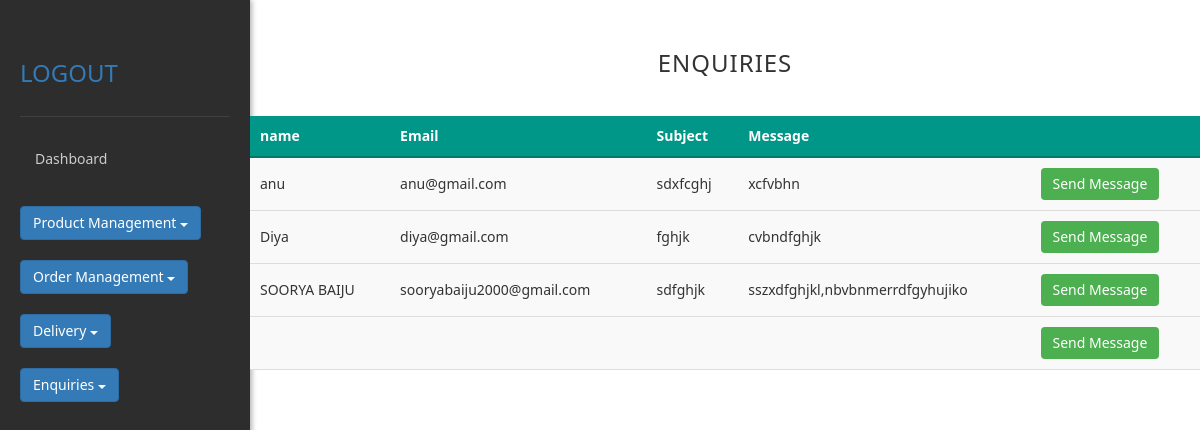
/viewcontact/, run on the app's committed database.
### app3/models.py (models this page shows)
class contacttable(models.Model):
    name=models.CharField(max_length=250,null=True)
    email=models.CharField(max_length=250,null=True)
    subject=models.CharField(max_length=250,null=True)
    message=models.CharField(max_length=500,null=True)

### app3/views.py (the view)
# urls.py: path("viewcontact/",views.viewcontact),
def viewcontact(request):
    vc=contacttable.objects.all()
    return render(request,'viewcontact.html',{"vc":vc})

### templates/viewcontact.html (shortened to what this page needs)
<!DOCTYPE html>
{%load static%}
<html lang="en">
<head>
  <link rel="stylesheet" href="{% static 'css/vieworders.css' %}">
  <link rel="stylesheet" href="https://maxcdn.bootstrapcdn.com/bootstrap/3.4.1/css/bootstrap.min.css">
</head>
<body>
    <div class="dashboard">
        <div class="sidebar">
            <div class="sidebar-header">
                <h2>
                    <div class="navigation">
                        <a class="button" href="/login1/">
                        <div class="logout">LOGOUT</div>
                        </a>
                    </div>
                </h2>
            </div>
            <a href="/dashboard/"> <div class="menu-item">Dashboard</div></a><br>
            <div class="dropdown">
                <button class="btn btn-primary dropdown-toggle" type="button" data-toggle="dropdown">Product Management
                <span class="caret"></span></button>
            </div><br>
            <div class="dropdown">
                <button class="btn btn-primary dropdown-toggle" type="button" data-toggle="dropdown">Order Management
                <span class="caret"></span></button>
            </div><br>
             <div class="dropdown">
                <button class="btn btn-primary dropdown-toggle" type="button" data-toggle="dropdown">Delivery
                <span class="caret"></span></button>
            </div>
            <br>
            <div class="dropdown">
                <button class="btn btn-primary dropdown-toggle" type="button" data-toggle="dropdown">Enquiries
                <span class="caret"></span></button>
            </div>
        </div>
        <div class="dashboard1">
          <h3>Enquiries</h3>
          <div class="table">
            <table class="blib-theme-table-wave">
                <thead>
                    <tr>
                        <th>name</th>
                        <th>Email</th>
                        <th>Subject</th>
                        <th>Message</th>
                        <th></th>
                    </tr>
                </thead>
                {%for i in vc%}
                    <tbody>
                        <tr>
                            <td>{{ i.name }}</td>
                            <td>{{ i.email }}</td>
                            <td>{{ i.subject }}</td>
                            <td>{{ i.message }}</td>
                            <td>
                                <a href="mailto:{{ i.email }}?subject=Reply to your query: {{ i.subject }}&body=Hi {{ i.name }},%0D%0A%0D%0A" class="send-btn">Send Message</a>
                            </td>
                        </tr>
                    </tbody>
                {%endfor%}
            </table>
          </div>
        </div>
    </div>
</body>
</html>

### static/css/vieworders.css (style rules this page uses)
* { margin: 0; padding: 0; box-sizing: border-box; font-family: 'Segoe UI', sans-serif; }
body { background-color: #2d2d2d; color: #ffffff; }
.dashboard { display: grid; grid-template-columns: 250px 1fr; min-height: 100vh; }
.sidebar { background-color: #2d2d2d; padding: 20px; box-shadow: 2px 0 5px rgba(0,0,0,0.3); }
.sidebar-header { padding: 20px 0; border-bottom: 1px solid #404040; margin-bottom: 20px; }
.sidebar-header h2 { color: #ffffff; font-size: 24px; }
.menu-item { padding: 12px 15px; margin: 5px 0; border-radius: 8px; cursor: pointer; color: #cccccc; }
h3 { text-align: center; font-size: 18px; text-transform: uppercase; letter-spacing: 1px; color: white; padding: 30px 0; }
.blib-theme-table-wave { padding: 30px; width: 100%; border-collapse: collapse; font-family: Arial, sans-serif; font-size: 14px; color: #333; }
.blib-theme-table-wave thead th { background-color: #009688; color: #fff; text-align: left; padding: 10px; border-bottom: 2px solid #00796b; }
.blib-theme-table-wave tbody td { position: relative; padding: 10px; border-bottom: 1px solid #ddd; background-color: #f9f9f9; transition: all 0.4s ease-in-out; }

### templates/viewcontact.html (style rules this page uses)
.send-btn { display: inline-block; padding: 6px 12px; background-color: #4CAF50; color: white; text-decoration: none; border-radius: 4px; }

### data on the page
contacttable: name "anu", email "anu@gmail.com", subject "sdxfcghj", message "xcfvbhn"
contacttable: name "Diya", email "diya@gmail.com", subject "fghjk", message "cvbndfghjk"
contacttable: name "SOORYA BAIJU", email "sooryabaiju2000@gmail.com", subject "sdfghjk", message "sszxdfghjkl,nbvbnmerrdfgyhujiko"
